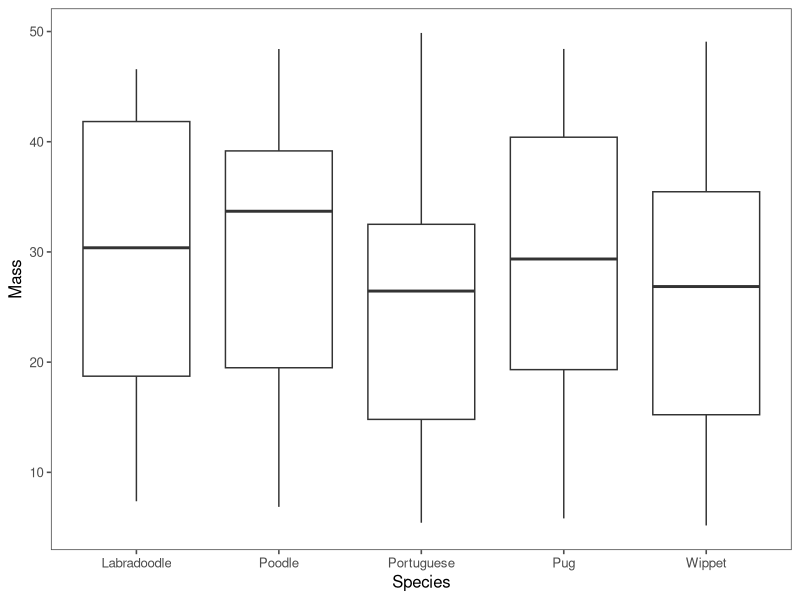

R code for this plot:
## ---- chunk 1
# Load libraries
library(tidyverse)
library(ggthemes)

#Simulate data
########################
# Function: dogFunc
# Creates a simulated two column data frame of dog species and random weights (kg)
# input: Number of rows (n)
# output: A two column data frame of rows n where the first column is a random species of dog of either portugeues, labradoodle, pug, poodle, or wippet and a random associated mass between 5 and 50 kg
# --------------------------------------------------------
dogFunc <- function(n = 100){
  dFrame <- data.frame(
    Species = factor(sample(c("Portuguese", "Labradoodle", "Pug", "Poodle", "Wippet"), replace = T, size = n)),
    Mass = runif(n, min = 5, max = 50)
  )
  return(dFrame)
}

dogData <- dogFunc()
print(dogData)



# Statistical analysis of dogFunc
ANOdog <- aov(Mass ~ Species, data = dogData)
print(ANOdog)
summary(ANOdog) # is mass signifigance
TukeyHSD(ANOdog) # if so, between what specific species

# ggplot of dogFunc data
ggplot(dogData, aes(x=Species, y=Mass)) +
  geom_boxplot() +
  theme_few()


